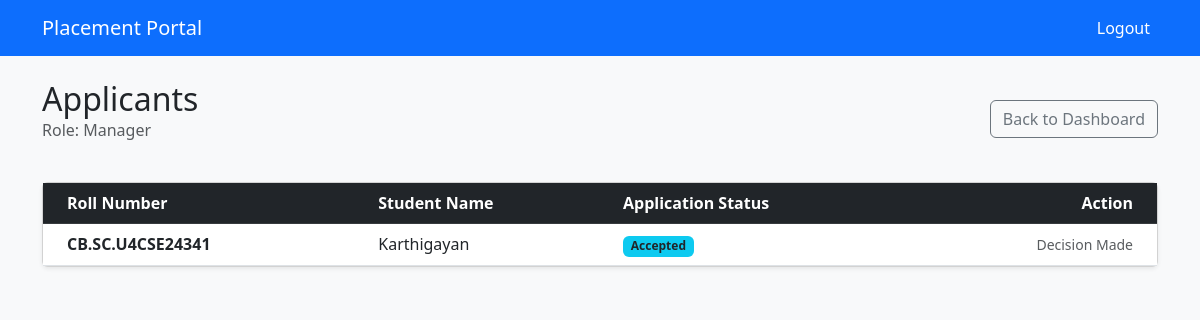
Page /company/drive/1/applicants (signed in) on the committed database.
### application/models.py (models this page shows)
class PlacementDrive(db.Model):
    __tablename__ = 'placement_drives'
    id = db.Column(db.Integer, primary_key=True)
    company_id = db.Column(db.Integer, db.ForeignKey('company_profiles.id'), nullable=False)
    job_title = db.Column(db.String(100), nullable=False)
    job_description = db.Column(db.Text, nullable=False)
    eligibility_criteria = db.Column(db.Text, nullable=False)
    application_deadline = db.Column(db.Date, nullable=False)
    status = db.Column(db.String(20), default='Pending')
    applications = db.relationship('Application', backref='drive', lazy=True)

class Application(db.Model):
    __tablename__ = 'applications'
    id = db.Column(db.Integer, primary_key=True)
    student_id = db.Column(db.Integer, db.ForeignKey('student_profiles.id'), nullable=False)
    drive_id = db.Column(db.Integer, db.ForeignKey('placement_drives.id'), nullable=False)
    application_date = db.Column(db.DateTime, default=datetime.utcnow)
    status = db.Column(db.String(20), default='Applied')

class StudentProfile(db.Model):
    __tablename__ = 'student_profiles'
    id = db.Column(db.Integer, primary_key=True)
    user_id = db.Column(db.Integer, db.ForeignKey('users.id'), nullable=False)
    full_name = db.Column(db.String(100), nullable=False)
    roll_number = db.Column(db.String(20), unique=True, nullable=False)
    resume_path = db.Column(db.String(200))
    applications = db.relationship('Application', backref='student', lazy=True)

### app.py (the view)
@app.route('/company/drive/<int:drive_id>/applicants')
def view_applicants(drive_id):
    if 'user_id' not in session or session.get('role') != 'company':
        return redirect(url_for('login'))
    current_user = User.query.get(session['user_id'])
    drive = PlacementDrive.query.get_or_404(drive_id)
    if drive.company_id != current_user.company_profile.id:
        return redirect(url_for('company_dashboard'))
    applications = Application.query.filter_by(drive_id=drive_id).all()
    return render_template('view_applicants.html', drive=drive, applications=applications)

### templates/view_applicants.html
{% extends "layout.html" %}
{% block content %}
<div class="mt-4">
    <div class="d-flex justify-content-between align-items-center mb-4">
        <div>
            <h2 class="mb-0">Applicants</h2>
            <p class="text-muted">Role: {{ drive.job_title }}</p>
        </div>
        <a href="/company/dashboard" class="btn btn-outline-secondary">Back to Dashboard</a>
    </div>
    <div class="card shadow-sm">
        <div class="card-body p-0">
            <table class="table table-hover align-middle mb-0">
                <thead class="table-dark">
                    <tr>
                        <th class="ps-4">Roll Number</th>
                        <th>Student Name</th>
                        <th>Application Status</th>
                        <th class="pe-4 text-end">Action</th>
                    </tr>
                </thead>
                <tbody>
                    {% for app in applications %}
                    <tr>
                        <td class="ps-4"><strong>{{ app.student.roll_number }}</strong></td>
                        <td>{{ app.student.full_name }}</td>
                        <td>
                            <span class="badge bg-info text-dark">{{ app.status }}</span>
                        </td>
                        <td class="pe-4 text-end">
                            {% if app.status == 'Applied' %}
                                <form method="POST" action="/company/application/{{ app.id }}/update" class="d-inline">
                                    <input type="hidden" name="status" value="Accepted">
                                    <button type="submit" class="btn btn-sm btn-success">Accept</button>
                                </form>
                                <form method="POST" action="/company/application/{{ app.id }}/update" class="d-inline">
                                    <input type="hidden" name="status" value="Rejected">
                                    <button type="submit" class="btn btn-sm btn-danger ms-1">Reject</button>
                                </form>
                            {% else %}
                                <span class="text-muted small">Decision Made</span>
                            {% endif %}
                        </td>
                    </tr>
                    {% else %}
                    <tr>
                        <td colspan="4" class="text-center text-muted py-5">
                            No students have applied for this position yet.
                        </td>
                    </tr>
                    {% endfor %}
                </tbody>
            </table>
        </div>
    </div>
</div>
{% endblock %}

### rows in the picture
PlacementDrive: job_title "Manager"
Application: student.roll_number "CB.SC.U4CSE24341", student.full_name "Karthigayan", status "Accepted", shows "Decision Made"
